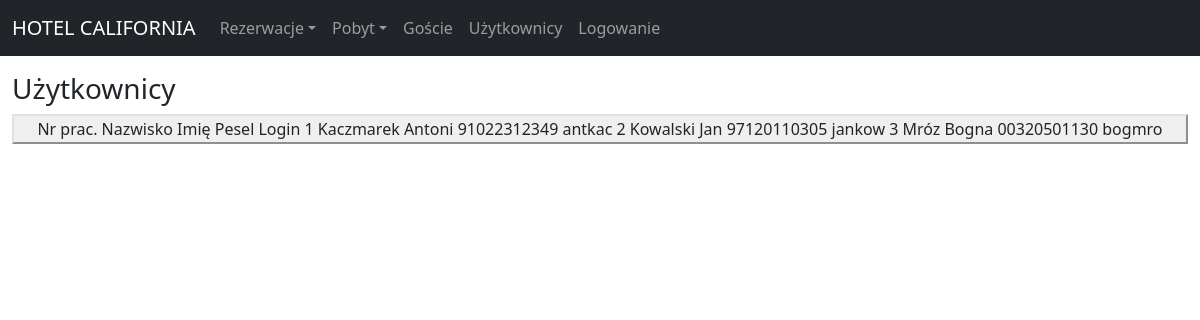
The page /users.php on the database its author committed.
### tables this page shows
CREATE TABLE `pracownicy` (
  `nr_pracownika` int(11) NOT NULL,
  `imie` varchar(30) NOT NULL,
  `nazwisko` varchar(50) NOT NULL,
  `pesel` varchar(11) NOT NULL,
  `login` varchar(6) NOT NULL,
  `haslo` varchar(50) NOT NULL
);

### users.php (the view, shortened to what this page needs)
<?php
  $connect = mysqli_connect('localhost', 'root', '', '3a_motel');
  $sql = "SELECT nr_pracownika, imie, nazwisko, pesel, login FROM pracownicy ORDER BY nazwisko";
  $result = mysqli_query($connect, $sql);
?>
<!DOCTYPE html>
<html lang="pl">
<head>
  <link href="https://cdn.jsdelivr.net/npm/bootstrap@5.2.3/dist/css/bootstrap.min.css" rel="stylesheet">
</head>
<body>
<?php require('menu.php');?>
<div class="container-fluid mt-3">
  <h3>Użytkownicy</h3>
  <form><button submit=
  <table class="table">
    <thead class="table-dark">
      <tr>
        <th>Nr prac.</th>
        <th>Nazwisko</th>
        <th>Imię</th>
        <th>Pesel</th>
        <th>Login</th>
      </tr>
    </thead>
    <tbody>
    <?php
    while ($row = mysqli_fetch_array($result)) {
      echo "<tr><td>{$row['nr_pracownika']}</td>
                <td>{$row['nazwisko']}</td>
                <td>{$row['imie']}</td>
                <td>{$row['pesel']}</td>
                <td>{$row['login']}</td><td></td></tr>\n";
    }?>
    </tbody>
</div>
</body>
</html>

### menu.php (shortened to what this page needs)
<nav class="navbar navbar-expand-sm bg-dark navbar-dark">
  <div class="container-fluid">
    <a class="navbar-brand" href="#">HOTEL CALIFORNIA</a>
    <div class="collapse navbar-collapse" id="collapsibleNavbar">
      <ul class="navbar-nav">
        <li class="nav-item dropdown">
            <a class="nav-link dropdown-toggle" href="#" role="button" data-bs-toggle="dropdown">Rezerwacje</a>
        </li>
        <li class="nav-item dropdown">
          <a class="nav-link dropdown-toggle" href="#" role="button" data-bs-toggle="dropdown">Pobyt</a>
        </li>
        <li class="nav-item">
          <a class="nav-link" href="goscie.php">Goście</a>
        </li>
        <li class="nav-item">
          <a class="nav-link" href="users.php">Użytkownicy</a>
        </li>
        <li class="nav-item">
          <a class="nav-link" href="logowanie.php">Logowanie</a>
        </li>
      </ul>
    </div>
  </div>
</nav>

### rows shown on the page
pracownicy: nr_pracownika "1", nazwisko "Kaczmarek", imie "Antoni", pesel "91022312349", login "antkac"
pracownicy: nr_pracownika "2", nazwisko "Kowalski", imie "Jan", pesel "97120110305", login "jankow"
pracownicy: nr_pracownika "3", nazwisko "Mróz", imie "Bogna", pesel "00320501130", login "bogmro"
